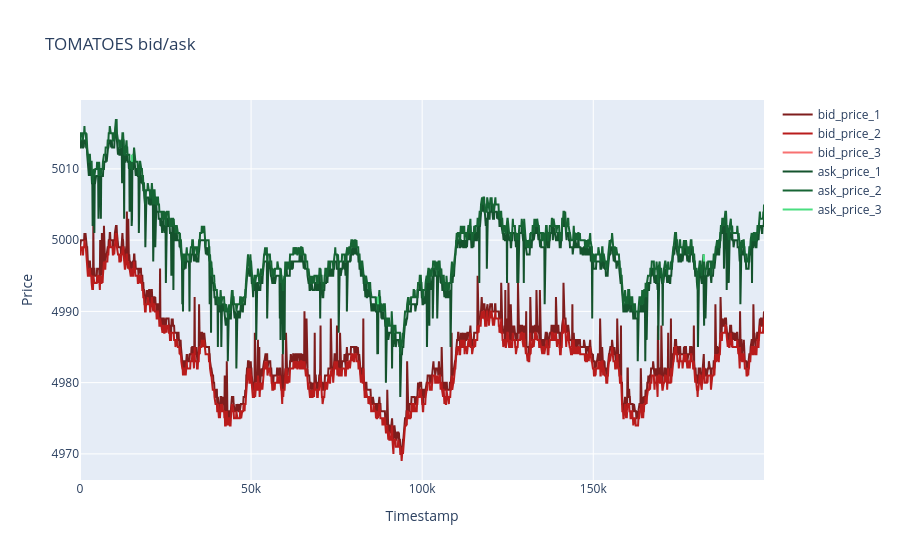

The code cell stored with this chart in its notebook:
### Code cell
import plotly.graph_objects as go

TOMATOES_orderbook = activities[activities["product"] == "TOMATOES"].copy()
fig_t = go.Figure()

BID_COLORS = {
    "bid_price_1": "#7f1d1d",
    "bid_price_2": "#b91c1c",
    "bid_price_3": "#f87171",
}
ASK_COLORS = {
    "ask_price_1": "#14532d",
    "ask_price_2": "#166534",
    "ask_price_3": "#4ade80",
}

for y in ["bid_price_1", "bid_price_2", "bid_price_3"]:
    fig_t.add_trace(
        go.Scatter(
            x=TOMATOES_orderbook["timestamp"],
            y=TOMATOES_orderbook[y],
            mode="lines",
            name=y,
            line=dict(color=BID_COLORS[y], width=2),
            hovertemplate="Timestamp: %{x}<br>Price: %{y}<br>Volume: %{text}",
            text=TOMATOES_orderbook[y.replace("price", "volume")],
        )
    )
for y in ["ask_price_1", "ask_price_2", "ask_price_3"]:
    fig_t.add_trace(
        go.Scatter(
            x=TOMATOES_orderbook["timestamp"],
            y=TOMATOES_orderbook[y],
            mode="lines",
            name=y,
            line=dict(color=ASK_COLORS[y], width=2),
            hovertemplate="Timestamp: %{x}<br>Price: %{y}<br>Volume: %{text}",
            text=TOMATOES_orderbook[y.replace("price", "volume")],
        )
    )
fig_t.update_layout(xaxis_title="Timestamp", yaxis_title="Price", title="TOMATOES bid/ask")
fig_t.show()

### Figure 1 — Plotly figure (JSON) as saved in the notebook; plotly's stock layout.template omitted (floating-point values rounded to 4 significant figures; data arrays with more than 128 entries replaced by an {"elided": "..."} marker saying what was removed)
{"data": [{"hovertemplate": "Timestamp: %{x}<br>Price: %{y}<br>Volume: %{text}", "line": {"color": "#7f1d1d", "width": 2}, "mode": "lines", "name": "bid_price_1", "text": {"elided": "2000 float values"}, "type": "scatter", "x": {"elided": "2000 int values"}, "y": {"elided": "2000 int values"}}, {"hovertemplate": "Timestamp: %{x}<br>Price: %{y}<br>Volume: %{text}", "line": {"color": "#b91c1c", "width": 2}, "mode": "lines", "name": "bid_price_2", "text": {"elided": "2000 float values"}, "type": "scatter", "x": {"elided": "2000 int values"}, "y": {"elided": "2000 int values"}}, {"hovertemplate": "Timestamp: %{x}<br>Price: %{y}<br>Volume: %{text}", "line": {"color": "#f87171", "width": 2}, "mode": "lines", "name": "bid_price_3", "text": {"elided": "2000 float values"}, "type": "scatter", "x": {"elided": "2000 int values"}, "y": {"elided": "2000 float values"}}, {"hovertemplate": "Timestamp: %{x}<br>Price: %{y}<br>Volume: %{text}", "line": {"color": "#14532d", "width": 2}, "mode": "lines", "name": "ask_price_1", "text": {"elided": "2000 float values"}, "type": "scatter", "x": {"elided": "2000 int values"}, "y": {"elided": "2000 int values"}}, {"hovertemplate": "Timestamp: %{x}<br>Price: %{y}<br>Volume: %{text}", "line": {"color": "#166534", "width": 2}, "mode": "lines", "name": "ask_price_2", "text": {"elided": "2000 float values"}, "type": "scatter", "x": {"elided": "2000 int values"}, "y": {"elided": "2000 int values"}}, {"hovertemplate": "Timestamp: %{x}<br>Price: %{y}<br>Volume: %{text}", "line": {"color": "#4ade80", "width": 2}, "mode": "lines", "name": "ask_price_3", "text": {"elided": "2000 float values"}, "type": "scatter", "x": {"elided": "2000 int values"}, "y": {"elided": "2000 float values"}}], "layout": {"title": {"text": "TOMATOES bid/ask"}, "xaxis": {"title": {"text": "Timestamp"}}, "yaxis": {"title": {"text": "Price"}}}}
